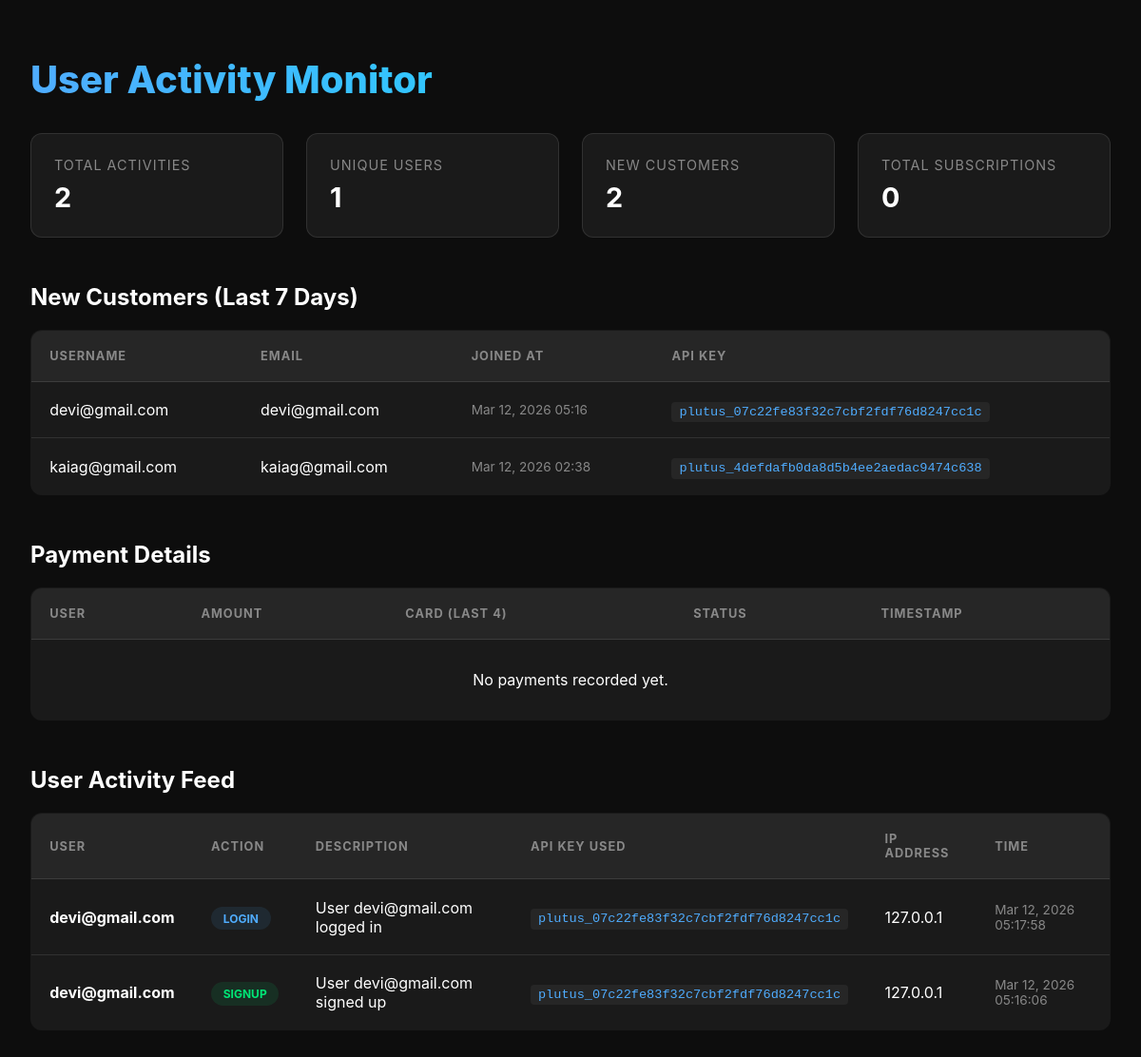
The app's page /, older data.
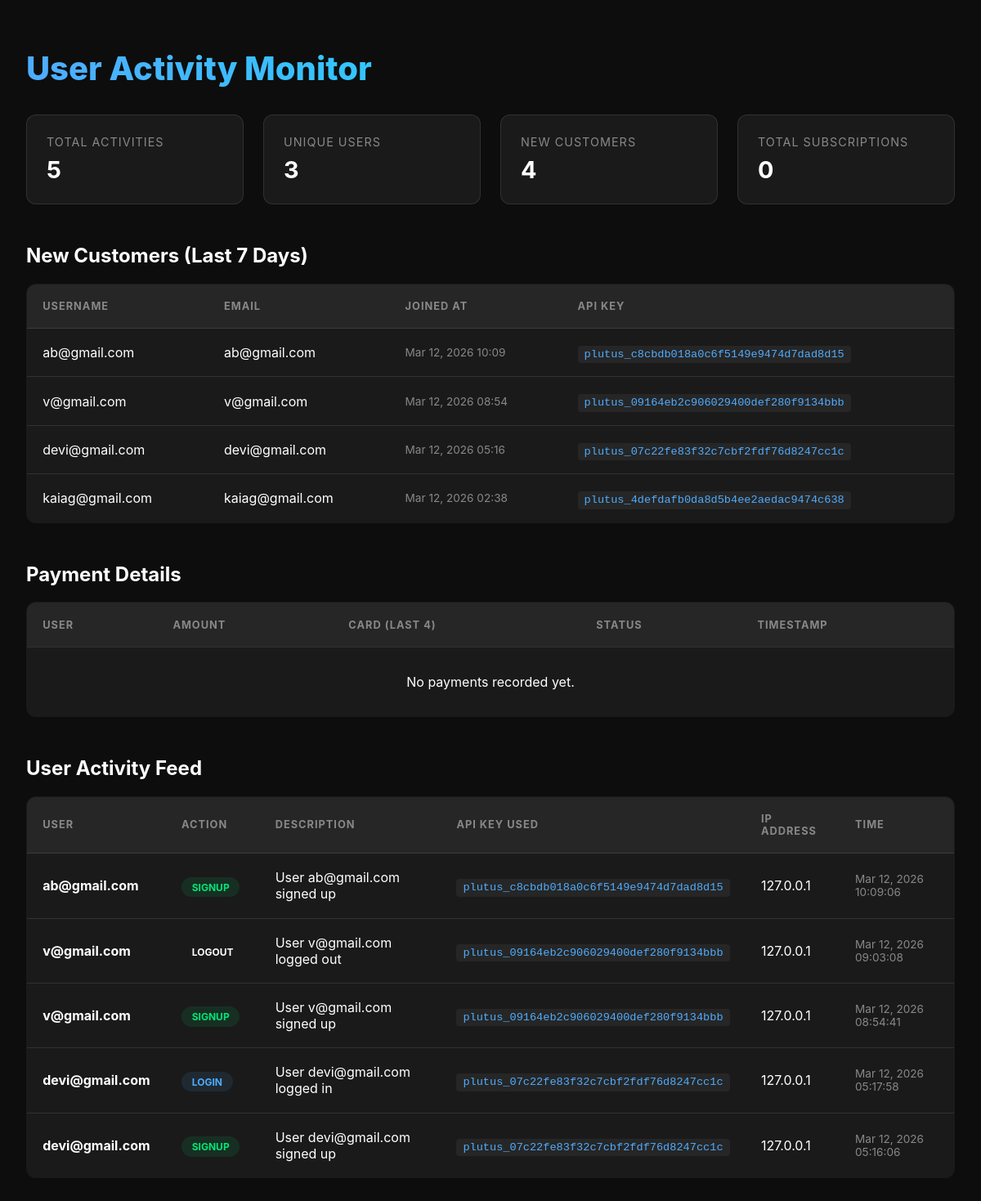
The same page, newer data.
### users/models.py (models this page shows, shortened)
class User(AbstractUser):
    phone = models.CharField(max_length=15, blank=True, null=True)
    api_key = models.CharField(max_length=50, blank=True, null=True, unique=True)
    created_at = models.DateTimeField(auto_now_add=True)
    updated_at = models.DateTimeField(auto_now=True)
    class Meta:
        db_table = 'users'

class UserActivity(models.Model):
    ACTION_CHOICES = [
        ('SIGNUP', 'User Signup'),
        ('LOGIN', 'User Login'),
        ('LOGOUT', 'User Logout'),
        ('ADD_STOCK', 'Added Stock to Portfolio'),
        ('REMOVE_STOCK', 'Removed Stock from Portfolio'),
        ('VIEW_STOCKS', 'Viewed Sector Stocks'),
        ('VIEW_PORTFOLIO', 'Viewed Portfolio'),
        ('VIEW_METALS', 'Viewed Metals Prices'),
        ('API_ACCESS', 'Accessed API Endpoint'),
    ]
    user = models.ForeignKey(User, on_delete=models.CASCADE, related_name='activities', null=True, blank=True)
    action = models.CharField(max_length=50, choices=ACTION_CHOICES)
    description = models.TextField(blank=True, null=True)
    api_key_used = models.CharField(max_length=100, blank=True, null=True)
    ip_address = models.GenericIPAddressField(null=True, blank=True)
    timestamp = models.DateTimeField(auto_now_add=True)
    class Meta:
        db_table = 'user_activities'
        ordering = ['-timestamp']

### users/views.py (the view)
# urls.py: path('', activity_dashboard, name='root_dashboard'),
def activity_dashboard(request):
    activities = UserActivity.objects.all().select_related('user')
    total_count = activities.count()
    unique_users_count = activities.values('user').distinct().count()
    last_week = datetime.now() - timedelta(days=7)
    from .models import User
    new_customers = User.objects.filter(date_joined__gte=last_week).order_by('-date_joined')
    payments = PaymentRecord.objects.all().select_related('user').order_by('-timestamp')
    subscriptions = NewsletterSubscription.objects.all().order_by('-subscribed_at')
    context = {
        'activities': activities,
        'total_count': total_count,
        'unique_users_count': unique_users_count,
        'new_customers': new_customers,
        'payments': payments,
        'subscriptions': subscriptions
    }
    return render(request, 'users/activity_dashboard.html', context)

### users/templates/users/activity_dashboard.html (shortened to what this page needs)
<!DOCTYPE html>
<html lang="en">
<head>
</head>
<body>
    <div class="container">
        <h1>User Activity Monitor</h1>
        <div class="stats-grid">
            <div class="stat-card">
                <div class="stat-label">Total Activities</div>
                <div class="stat-value">{{ total_count }}</div>
            </div>
            <div class="stat-card">
                <div class="stat-label">Unique Users</div>
                <div class="stat-value">{{ unique_users_count }}</div>
            </div>
            <div class="stat-card">
                <div class="stat-label">New Customers</div>
                <div class="stat-value">{{ new_customers.count }}</div>
            </div>
            <div class="stat-card">
                <div class="stat-label">Total Subscriptions</div>
                <div class="stat-value">{{ subscriptions.count }}</div>
            </div>
        </div>
        <h2 style="margin-top: 3rem;">New Customers (Last 7 Days)</h2>
        <table class="activity-table" style="margin-bottom: 3rem;">
            <thead>
                <tr>
                    <th>Username</th>
                    <th>Email</th>
                    <th>Joined At</th>
                    <th>API Key</th>
                </tr>
            </thead>
            <tbody>
                {% for customer in new_customers %}
                <tr>
                    <td>{{ customer.username }}</td>
                    <td>{{ customer.email }}</td>
                    <td class="timestamp">{{ customer.date_joined|date:"M d, Y H:i" }}</td>
                    <td><span class="api-key">{{ customer.api_key|default:"None" }}</span></td>
                </tr>
                {% empty %}
                <tr><td colspan="4" style="text-align: center; padding: 2rem;">No new customers this week.</td></tr>
                {% endfor %}
            </tbody>
        </table>
        <h2>Payment Details</h2>
        <table class="activity-table" style="margin-bottom: 3rem;">
            <thead>
                <tr>
                    <th>User</th>
                    <th>Amount</th>
                    <th>Card (Last 4)</th>
                    <th>Status</th>
                    <th>Timestamp</th>
                </tr>
            </thead>
            <tbody>
                {% for payment in payments %}
                <tr>
                    <td>{{ payment.user.email }}</td>
                    <td style="color: var(--success); font-weight: 700;">${{ payment.amount }}</td>
                    <td class="api-key">**** **** **** {{ payment.card_number|slice:"-4:" }}</td>
                    <td><span class="action-badge badge-login">{{ payment.status }}</span></td>
                    <td class="timestamp">{{ payment.timestamp|date:"M d, Y H:i" }}</td>
                </tr>
                {% empty %}
                <tr><td colspan="5" style="text-align: center; padding: 2rem;">No payments recorded yet.</td></tr>
                {% endfor %}
            </tbody>
        </table>
        <h2>User Activity Feed</h2>
        <table class="activity-table">
            <thead>
                <tr>
                    <th>User</th>
                    <th>Action</th>
                    <th>Description</th>
                    <th>API Key Used</th>
                    <th>IP Address</th>
                    <th>Time</th>
                </tr>
            </thead>
            <tbody>
                {% for activity in activities %}
                <tr>
                    <td><strong>{{ activity.user.email|default:"Anonymous" }}</strong></td>
                    <td>
                        <span class="action-badge badge-{{ activity.action|lower|default:'default' }}">
                            {{ activity.action }}
                        </span>
                    </td>
                    <td>{{ activity.description }}</td>
                    <td><span class="api-key">{{ activity.api_key_used|default:"N/A" }}</span></td>
                    <td>{{ activity.ip_address|default:"Unknown" }}</td>
                    <td class="timestamp">{{ activity.timestamp|date:"M d, Y H:i:s" }}</td>
                </tr>
                {% empty %}
                <tr>
                    <td colspan="6" style="text-align: center; padding: 3rem; color: var(--text-secondary);">
                        No activities recorded yet.
                    </td>
                </tr>
                {% endfor %}
            </tbody>
        </table>
    </div>
</body>
</html>

### users/templates/users/activity_dashboard.html (style rules this page uses)
:root { --bg-color: #0d0d0d; --card-bg: #1a1a1a; --text-primary: #ffffff; --text-secondary: #888888; --accent: #4facfe; --border: rgba(255, 255, 255, 0.1); --success: #00e676; --danger: #ff1744; }
body { font-family: 'Inter', -apple-system, BlinkMacSystemFont, sans-serif; background-color: var(--bg-color); color: var(--text-primary); margin: 0; padding: 2rem; }
.container { max-width: 1200px; margin: 0 auto; }
h1 { font-size: 2.5rem; font-weight: 800; margin-bottom: 2rem; background: linear-gradient(90deg, #4facfe 0%, #00f2fe 100%); -webkit-background-clip: text; -webkit-text-fill-color: transparent; }
.stats-grid { display: grid; grid-template-columns: repeat(auto-fit, minmax(200px, 1fr)); gap: 1.5rem; margin-bottom: 3rem; }
.stat-card { background: var(--card-bg); padding: 1.5rem; border-radius: 12px; border: 1px solid var(--border); }
.stat-label { color: var(--text-secondary); font-size: 0.9rem; text-transform: uppercase; letter-spacing: 1px; margin-bottom: 0.5rem; }
.stat-value { font-size: 1.8rem; font-weight: 700; }
.activity-table { width: 100%; border-collapse: collapse; background: var(--card-bg); border-radius: 12px; overflow: hidden; border: 1px solid var(--border); }
.activity-table th, .activity-table td { padding: 1.2rem; text-align: left; border-bottom: 1px solid var(--border); }
.activity-table th { background: rgba(255, 255, 255, 0.05); color: var(--text-secondary); font-size: 0.8rem; text-transform: uppercase; letter-spacing: 1px; }
.action-badge { padding: 0.3rem 0.8rem; border-radius: 20px; font-size: 0.75rem; font-weight: 700; text-transform: uppercase; }
.badge-signup { background: rgba(0, 230, 118, 0.1); color: var(--success); }
.badge-login { background: rgba(79, 172, 254, 0.1); color: var(--accent); }
.api-key { font-family: monospace; background: rgba(255, 255, 255, 0.05); padding: 0.2rem 0.5rem; border-radius: 4px; font-size: 0.85rem; color: #4facfe; }
.timestamp { color: var(--text-secondary); font-size: 0.85rem; }

Row changes from the older to the newer data that the page shows:
added User: username "ab@gmail.com", email "ab@gmail.com", date_joined "Mar 12, 2026 10:09", api_key "plutus_c8cbdb018a0c6f5149e9474d7dad8d15"
added User: username "v@gmail.com", email "v@gmail.com", date_joined "Mar 12, 2026 08:54", api_key "plutus_09164eb2c906029400def280f9134bbb"
added UserActivity: user.email "ab@gmail.com", action "SIGNUP", description "User ab@gmail.com signed up", api_key_used "plutus_c8cbdb018a0c6f5149e9474d7dad8d15", ip_address "127.0.0.1", timestamp "Mar 12, 2026 10:09:06"
added UserActivity: user.email "v@gmail.com", action "LOGOUT", description "User v@gmail.com logged out", api_key_used "plutus_09164eb2c906029400def280f9134bbb", ip_address "127.0.0.1", timestamp "Mar 12, 2026 09:03:08"
added UserActivity: user.email "v@gmail.com", action "SIGNUP", description "User v@gmail.com signed up", api_key_used "plutus_09164eb2c906029400def280f9134bbb", ip_address "127.0.0.1", timestamp "Mar 12, 2026 08:54:41"
Text that changed along with them:
{{ total_count }}: "2" → "5"
{{ unique_users_count }}: "1" → "3"
{{ new_customers.count }}: "2" → "4"
